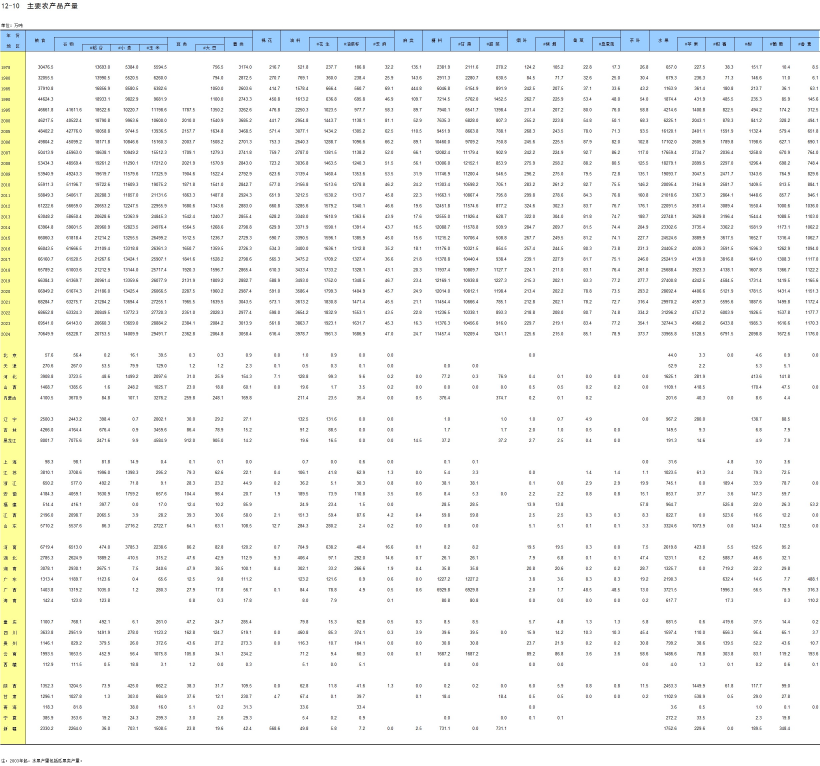
#> input picture kg-system/data/yearbook_imgs/C12-10.jpg, 2458 x 2298 px, found by its file name (shown at 1/3 size)
$ python zoom_probe.py
#> lines starting #> are read from the running program, lines starting #| are printed output that depends on the picture
### kg-system/app/yearbook.py
"""中国统计年鉴图像表格采集与解析。

国家统计局《中国统计年鉴》自改版后将统计表以 JPG 图片发布（如
``sj/ndsj/2025/html/C12-10.jpg``），HTML 中不含可解析的表格结构。
本模块把「图片统计表」接成一等采集能力：

1. ``parse_catalog``  解析年鉴左侧目录页（GBK），得到表号、表名与图片地址；
2. ``prepare_images`` 裁剪白边并放大、分块，提升 OCR 命中率；
3. ``ocr_image``      调用 Windows 内置中文 OCR（无外部服务依赖）；
4. ``group_rows`` / ``parse_table`` 依据文字坐标还原行列；
5. ``parse_value``    恢复被 OCR 拆散的小数位，拒绝含非数字字符的可疑单元格。

解析产物写入 ``data/yearbook_parsed/<图片sha256>.json`` 缓存，抽取器优先读缓存，
便于对某张表做人工或视觉校核后直接复用，而无需重复 OCR。
"""
from __future__ import annotations

import hashlib
import json
import re
import subprocess
import tempfile
from dataclasses import dataclass, field
from pathlib import Path
from typing import Any, Callable

from PIL import Image

OCR_SCRIPT = Path(__file__).with_name("yearbook_ocr.ps1")

# 表格行聚类容差（OCR 放大坐标）
ROW_YTOL = 14
OCR_SCALE = 3

# 年鉴表列宽固定，列中心等距排布：原图 x = 136 + 85.35·k，年份列位于 k=-1。
# 不同年代只是在部分列留空（如 1995 年前的「谷物」），因此按坐标取整定位列，
# 而不是按出现顺序映射，避免空列导致整体错位。常数按 OCR 放大坐标给出。
GRID_X0 = 136.0 * OCR_SCALE
GRID_STEP = 85.35 * OCR_SCALE

# 12-10 主要农产品产量的列序（国家统计局年鉴表头顺序，2025 版）
COLUMNS: tuple[str, ...] = (
    "粮食", "谷物", "稻谷", "小麦", "玉米", "豆类", "大豆", "薯类",
    "棉花", "油料", "花生", "油菜籽", "芝麻", "麻类", "糖料", "甘蔗",
    "甜菜", "烟叶", "烤烟", "蚕茧", "桑蚕茧", "茶叶", "水果",
    "苹果", "柑橘", "梨", "葡萄", "香蕉",
)

# 导入列的合理量级区间（万吨），用于拦截 OCR 位数错乱；超界即判为识别失败
PLAUSIBLE: dict[str, tuple[float, float]] = {
    "粮食": (20000.0, 80000.0),
    "稻谷": (8000.0, 25000.0),
    "小麦": (3000.0, 16000.0),
    "玉米": (3000.0, 35000.0),
    "大豆": (500.0, 3000.0),
}

# 表号 -> 解析规格；未列入的表不导入，避免用错列名
TABLE_SPECS: dict[str, dict[str, Any]] = {
    "12-10": {
        "title": "主要农产品产量",
        "unit": "万吨",
        "columns": COLUMNS,
        "categoryId": "KTC0201",
    },
}


@dataclass
class CatalogEntry:
    table_no: str
    title: str
    image_url: str


@dataclass
class ParsedTable:
    table_no: str
    title: str
    unit: str
    image_sha256: str
    image_url: str
    columns: list[str] = field(default_factory=list)
    rows: list[dict[str, Any]] = field(default_factory=list)
    rejected: list[str] = field(default_factory=list)


# [39 lines left out: functions parse_catalog, guess_image_url, not called in this run]


def prepare_images(source: Path, workdir: Path) -> list[Path]:
    """裁剪白边、放大 3 倍并按上下切块，提升中文印刷体 OCR 命中率。"""
    workdir.mkdir(parents=True, exist_ok=True)
    image = Image.open(source).convert("RGB")
#> image is the input picture: PIL image 2458x2298 RGB; mean R, G, B 245.5, 246.8, 245.3
    bbox = image.convert("L").point(lambda v: 0 if v > 245 else 255).getbbox()
#> bbox = (0, 8, 2458, 2288)
    if bbox:
        image = image.crop(bbox)
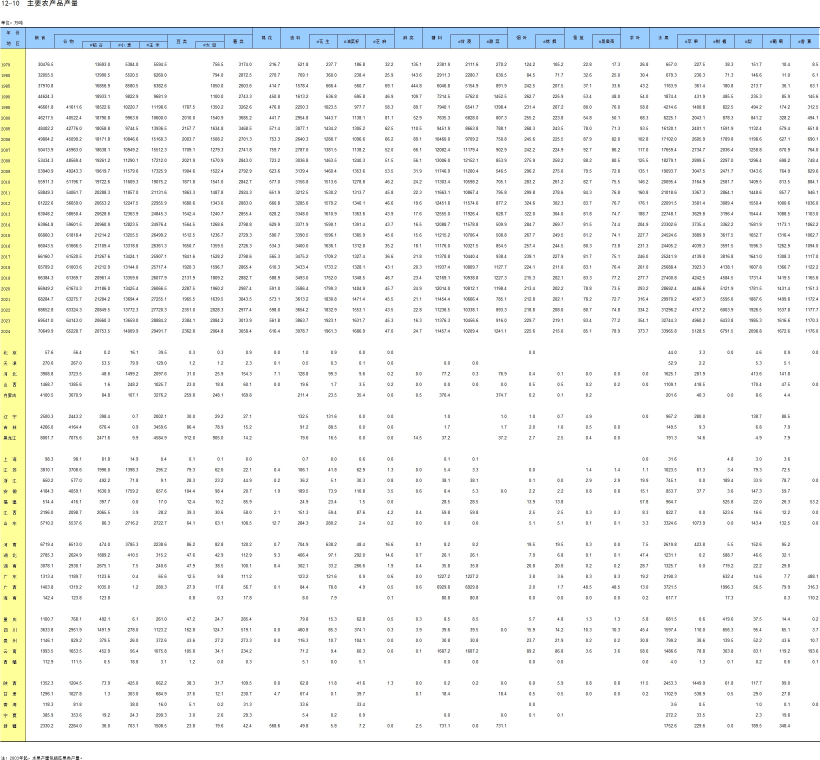
#> image: PIL image 2458x2280 RGB (shown at 1/3 size); mean R, G, B 245.4, 246.7, 245.2
    scale = OCR_SCALE
    width, height = image.size
#> width = 2458; height = 2280
    parts: list[Path] = []
    # 单块过高时 OCR 易丢字符，按目标高度均分
    slices = max(1, round(height * scale / 3400))
#> slices = 2
    step = height // slices
#> step = 1140
    for i in range(slices):
        top = i * step
        bottom = height if i == slices - 1 else (i + 1) * step
        tile = image.crop((0, top, width, bottom))
        tile = tile.resize((width * scale, (bottom - top) * scale), Image.LANCZOS)
        path = workdir / f"part{i}.png"
        tile.save(path)
        parts.append(path)
#> this loop made 2 passes
#> pass 1, in prepare_images, `tile = image.crop((0, top, width, bottom))`:
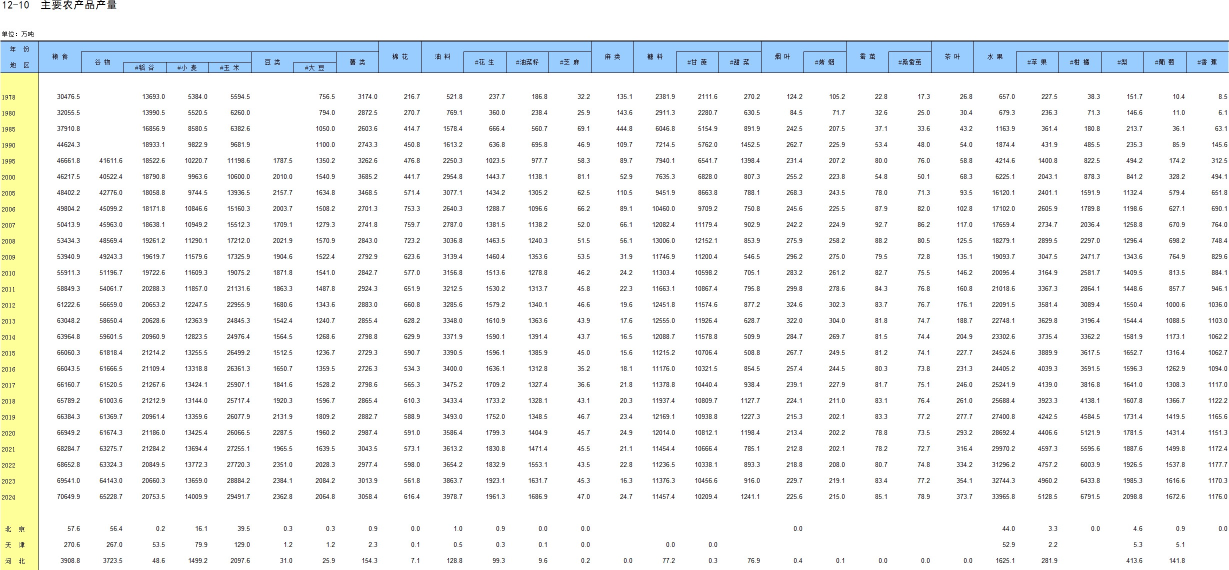
#> tile: PIL image 2458x1140 RGB (shown at 1/2 size); mean R, G, B 241, 243.6, 243.5
#> pass 2, in prepare_images, `tile = image.crop((0, top, width, bottom))`:
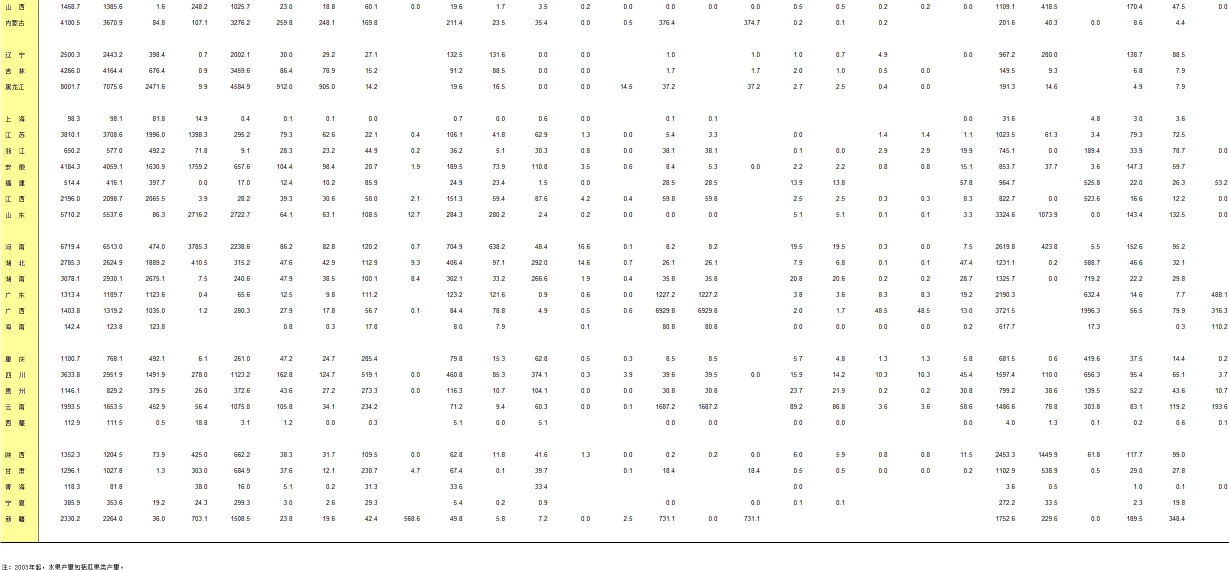
#> tile: PIL image 2458x1140 RGB (shown at 1/2 size); mean R, G, B 249.9, 249.9, 247
#> after the loop, parts = 2 items
    return parts


# [65 lines left out: functions ocr_image, capture_image, group_rows, not called in this run]


_DIGITS = str.maketrans({"０": "0", "１": "1", "２": "2", "３": "3", "４": "4",
                         "５": "5", "６": "6", "７": "7", "８": "8", "９": "9",
                         "Ｏ": "0", "O": "0", "o": "0", "．": ".", "·": ".", "·": "."})


# [20 lines left out: function parse_value, not called in this run]


_YEAR = re.compile(r"^(19|20)\d{2}$")


# [129 lines left out: functions parse_table, validate_rows, parse_image, sha256_file, load_cache, save_cache, not called in this run]

### kg-system/data/_tmp/zoom_probe.py
import json
import sys
from pathlib import Path

sys.path.insert(0, str(Path(__file__).resolve().parents[2]))

from PIL import Image

from app.yearbook import GRID_X0, GRID_STEP, group_rows, ocr_image, prepare_images

src = Path("data/yearbook_imgs/C12-10.jpg")
work = Path("data/_tmp/work2")
work.mkdir(parents=True, exist_ok=True)
parts = prepare_images(src, work)
#> parts = 2 items
print("parts:", parts)
#| parts: [PosixPath('data/_tmp/work2/part0.png'), PosixPath('data/_tmp/work2/part1.png')]

#> (the run stopped early here; a loop or call above may not have finished)
